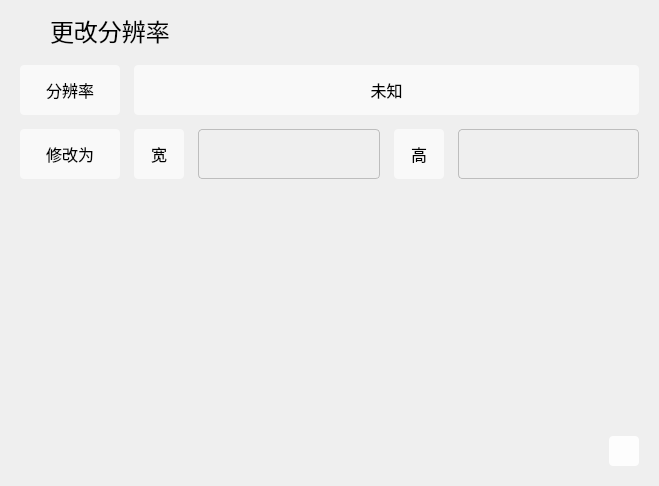
<?xml version="1.0" encoding="UTF-8"?>
<ui version="4.0">
 <class>sp_wmsize</class>
 <widget class="QWidget" name="sp_wmsize">
  <property name="geometry">
   <rect>
    <x>0</x>
    <y>0</y>
    <width>659</width>
    <height>486</height>
   </rect>
  </property>
  <property name="windowTitle">
   <string>Form</string>
  </property>
  <layout class="QVBoxLayout" name="verticalLayout_2">
   <item>
    <widget class="QWidget" name="widget" native="true">
     <property name="font">
      <font>
       <family>LXGW WenKai Lite</family>
      </font>
     </property>
     <property name="styleSheet">
      <string notr="true">/*background-color: qlineargradient(spread:pad, x1:0, y1:0, x2:1, y2:1, stop:0 rgba(238, 154, 229, 255), stop:1 rgba(89, 97, 249, 255));*/
/*border-color: qlineargradient(spread:pad, x1:0, y1:0, x2:1, y2:1, stop:0 rgba(238, 154, 229, 255), stop:1 rgba(89, 97, 249, 255));*/
border-radius: 4px;
background-color: rgba(255, 255, 255, 0);
border:0px solid #BDBDBD;</string>
     </property>
     <layout class="QHBoxLayout" name="horizontalLayout_3">
      <property name="topMargin">
       <number>0</number>
      </property>
      <item>
       <layout class="QVBoxLayout" name="verticalLayout" stretch="0,0,0,0,0">
        <property name="spacing">
         <number>14</number>
        </property>
        <item>
         <layout class="QHBoxLayout" name="horizontalLayout_2">
          <property name="spacing">
           <number>0</number>
          </property>
          <item>
           <widget class="QLabel" name="label">
            <property name="minimumSize">
             <size>
              <width>30</width>
              <height>30</height>
             </size>
            </property>
            <property name="maximumSize">
             <size>
              <width>30</width>
              <height>30</height>
             </size>
            </property>
            <property name="styleSheet">
             <string notr="true">image:url(:/ico/image/ico/fullscreen-line.svg);</string>
            </property>
            <property name="text">
             <string/>
            </property>
           </widget>
          </item>
          <item>
           <widget class="QLabel" name="title">
            <property name="minimumSize">
             <size>
              <width>0</width>
              <height>40</height>
             </size>
            </property>
            <property name="maximumSize">
             <size>
              <width>16777215</width>
              <height>40</height>
             </size>
            </property>
            <property name="font">
             <font>
              <family>LXGW WenKai Lite</family>
              <bold>false</bold>
             </font>
            </property>
            <property name="styleSheet">
             <string notr="true">border:0px;
background-color: rgba(255, 255, 255, 0);</string>
            </property>
            <property name="text">
             <string>&lt;html&gt;&lt;head/&gt;&lt;body&gt;&lt;p&gt;&lt;span style=&quot; font-size:18pt;&quot;&gt;更改分辨率&lt;/span&gt;&lt;/p&gt;&lt;/body&gt;&lt;/html&gt;</string>
            </property>
           </widget>
          </item>
         </layout>
        </item>
        <item>
         <layout class="QHBoxLayout" name="horizontalLayout_5">
          <property name="spacing">
           <number>14</number>
          </property>
          <item>
           <widget class="QLabel" name="currentDpi">
            <property name="minimumSize">
             <size>
              <width>100</width>
              <height>50</height>
             </size>
            </property>
            <property name="maximumSize">
             <size>
              <width>100</width>
              <height>50</height>
             </size>
            </property>
            <property name="font">
             <font>
              <family>LXGW WenKai Lite</family>
              <pointsize>12</pointsize>
             </font>
            </property>
            <property name="styleSheet">
             <string notr="true">background-color:rgba(255,255,255,0.6);border-radius:4px;border:0px;</string>
            </property>
            <property name="text">
             <string>&lt;html&gt;&lt;head/&gt;&lt;body&gt;&lt;p&gt;分辨率&lt;/p&gt;&lt;/body&gt;&lt;/html&gt;</string>
            </property>
            <property name="alignment">
             <set>Qt::AlignCenter</set>
            </property>
           </widget>
          </item>
          <item>
           <widget class="QLabel" name="dpiInfo">
            <property name="minimumSize">
             <size>
              <width>0</width>
              <height>50</height>
             </size>
            </property>
            <property name="maximumSize">
             <size>
              <width>16777215</width>
              <height>50</height>
             </size>
            </property>
            <property name="font">
             <font>
              <family>LXGW WenKai Lite</family>
              <pointsize>12</pointsize>
             </font>
            </property>
            <property name="styleSheet">
             <string notr="true">background-color:rgba(255,255,255,0.6);border-radius:4px;border:0px;</string>
            </property>
            <property name="text">
             <string>未知</string>
            </property>
            <property name="alignment">
             <set>Qt::AlignCenter</set>
            </property>
           </widget>
          </item>
         </layout>
        </item>
        <item>
         <layout class="QHBoxLayout" name="horizontalLayout_4">
          <property name="spacing">
           <number>14</number>
          </property>
          <item>
           <widget class="QLabel" name="label_3">
            <property name="minimumSize">
             <size>
              <width>100</width>
              <height>50</height>
             </size>
            </property>
            <property name="maximumSize">
             <size>
              <width>100</width>
              <height>50</height>
             </size>
            </property>
            <property name="font">
             <font>
              <family>LXGW WenKai Lite</family>
              <pointsize>12</pointsize>
             </font>
            </property>
            <property name="styleSheet">
             <string notr="true">background-color:rgba(255,255,255,0.6);border-radius:4px;border:0px;</string>
            </property>
            <property name="text">
             <string>修改为</string>
            </property>
            <property name="alignment">
             <set>Qt::AlignCenter</set>
            </property>
           </widget>
          </item>
          <item>
           <widget class="QLabel" name="label_4">
            <property name="minimumSize">
             <size>
              <width>50</width>
              <height>50</height>
             </size>
            </property>
            <property name="maximumSize">
             <size>
              <width>50</width>
              <height>50</height>
             </size>
            </property>
            <property name="font">
             <font>
              <family>LXGW WenKai Lite</family>
              <pointsize>12</pointsize>
             </font>
            </property>
            <property name="styleSheet">
             <string notr="true">background-color:rgba(255,255,255,0.6);border-radius:4px;border:0px;</string>
            </property>
            <property name="text">
             <string>宽</string>
            </property>
            <property name="alignment">
             <set>Qt::AlignCenter</set>
            </property>
           </widget>
          </item>
          <item>
           <widget class="QLineEdit" name="lineEdit">
            <property name="sizePolicy">
             <sizepolicy hsizetype="Expanding" vsizetype="Fixed">
              <horstretch>0</horstretch>
              <verstretch>0</verstretch>
             </sizepolicy>
            </property>
            <property name="minimumSize">
             <size>
              <width>60</width>
              <height>50</height>
             </size>
            </property>
            <property name="maximumSize">
             <size>
              <width>16777215</width>
              <height>50</height>
             </size>
            </property>
            <property name="baseSize">
             <size>
              <width>60</width>
              <height>30</height>
             </size>
            </property>
            <property name="font">
             <font>
              <family>LXGW WenKai Lite</family>
              <pointsize>12</pointsize>
             </font>
            </property>
            <property name="styleSheet">
             <string notr="true">border:1px solid #BDBDBD;
background-color: rgba(255, 255, 255, 0);</string>
            </property>
            <property name="alignment">
             <set>Qt::AlignCenter</set>
            </property>
           </widget>
          </item>
          <item>
           <widget class="QLabel" name="label_5">
            <property name="minimumSize">
             <size>
              <width>50</width>
              <height>50</height>
             </size>
            </property>
            <property name="maximumSize">
             <size>
              <width>50</width>
              <height>50</height>
             </size>
            </property>
            <property name="font">
             <font>
              <family>LXGW WenKai Lite</family>
              <pointsize>12</pointsize>
             </font>
            </property>
            <property name="styleSheet">
             <string notr="true">background-color:rgba(255,255,255,0.6);border-radius:4px;border:0px;</string>
            </property>
            <property name="text">
             <string>高</string>
            </property>
            <property name="alignment">
             <set>Qt::AlignCenter</set>
            </property>
           </widget>
          </item>
          <item>
           <widget class="QLineEdit" name="lineEdit_2">
            <property name="sizePolicy">
             <sizepolicy hsizetype="Expanding" vsizetype="Fixed">
              <horstretch>0</horstretch>
              <verstretch>0</verstretch>
             </sizepolicy>
            </property>
            <property name="minimumSize">
             <size>
              <width>60</width>
              <height>50</height>
             </size>
            </property>
            <property name="maximumSize">
             <size>
              <width>16777215</width>
              <height>50</height>
             </size>
            </property>
            <property name="baseSize">
             <size>
              <width>60</width>
              <height>30</height>
             </size>
            </property>
            <property name="font">
             <font>
              <family>LXGW WenKai Lite</family>
              <pointsize>12</pointsize>
             </font>
            </property>
            <property name="styleSheet">
             <string notr="true">border:1px solid #BDBDBD;
background-color: rgba(255, 255, 255, 0);</string>
            </property>
            <property name="alignment">
             <set>Qt::AlignCenter</set>
            </property>
           </widget>
          </item>
         </layout>
        </item>
        <item>
         <spacer name="verticalSpacer">
          <property name="orientation">
           <enum>Qt::Vertical</enum>
          </property>
          <property name="sizeHint" stdset="0">
           <size>
            <width>20</width>
            <height>40</height>
           </size>
          </property>
         </spacer>
        </item>
        <item>
         <layout class="QHBoxLayout" name="horizontalLayout">
          <item>
           <widget class="QPushButton" name="back_to_basePage">
            <property name="minimumSize">
             <size>
              <width>30</width>
              <height>30</height>
             </size>
            </property>
            <property name="maximumSize">
             <size>
              <width>30</width>
              <height>30</height>
             </size>
            </property>
            <property name="font">
             <font/>
            </property>
            <property name="toolTip">
             <string/>
            </property>
            <property name="styleSheet">
             <string notr="true"/>
            </property>
            <property name="text">
             <string/>
            </property>
            <property name="icon">
             <iconset resource="../../ico.qrc">
              <normaloff>:/ico/image/ico/arrow-left-line.svg</normaloff>:/ico/image/ico/arrow-left-line.svg</iconset>
            </property>
            <property name="iconSize">
             <size>
              <width>18</width>
              <height>18</height>
             </size>
            </property>
           </widget>
          </item>
          <item>
           <widget class="QPushButton" name="runBtn">
            <property name="minimumSize">
             <size>
              <width>0</width>
              <height>30</height>
             </size>
            </property>
            <property name="maximumSize">
             <size>
              <width>16777215</width>
              <height>30</height>
             </size>
            </property>
            <property name="sizeIncrement">
             <size>
              <width>1</width>
              <height>1</height>
             </size>
            </property>
            <property name="font">
             <font/>
            </property>
            <property name="styleSheet">
             <string notr="true">border:0px;</string>
            </property>
            <property name="text">
             <string/>
            </property>
            <property name="icon">
             <iconset resource="../../ico.qrc">
              <normaloff>:/ico/image/ico/play-line.svg</normaloff>:/ico/image/ico/play-line.svg</iconset>
            </property>
            <property name="iconSize">
             <size>
              <width>18</width>
              <height>18</height>
             </size>
            </property>
           </widget>
          </item>
          <item>
           <widget class="QPushButton" name="refreshBtn">
            <property name="minimumSize">
             <size>
              <width>30</width>
              <height>30</height>
             </size>
            </property>
            <property name="maximumSize">
             <size>
              <width>30</width>
              <height>30</height>
             </size>
            </property>
            <property name="styleSheet">
             <string notr="true">QPushButton{background-color:rgba(255,255,255,0.9);border-radius:4px;border:0px;}
QPushButton:hover{background-color:rgba(255,255,255,0.7);}
QPushButton:pressed{background-color:rgba(255,255,255,0.6);}</string>
            </property>
            <property name="text">
             <string/>
            </property>
            <property name="icon">
             <iconset resource="../../ico.qrc">
              <normaloff>:/ico/image/ico/refresh-line.svg</normaloff>:/ico/image/ico/refresh-line.svg</iconset>
            </property>
            <property name="iconSize">
             <size>
              <width>18</width>
              <height>18</height>
             </size>
            </property>
           </widget>
          </item>
         </layout>
        </item>
       </layout>
      </item>
     </layout>
    </widget>
   </item>
  </layout>
 </widget>
 <resources>
  <include location="../../ico.qrc"/>
 </resources>
 <connections/>
</ui>
